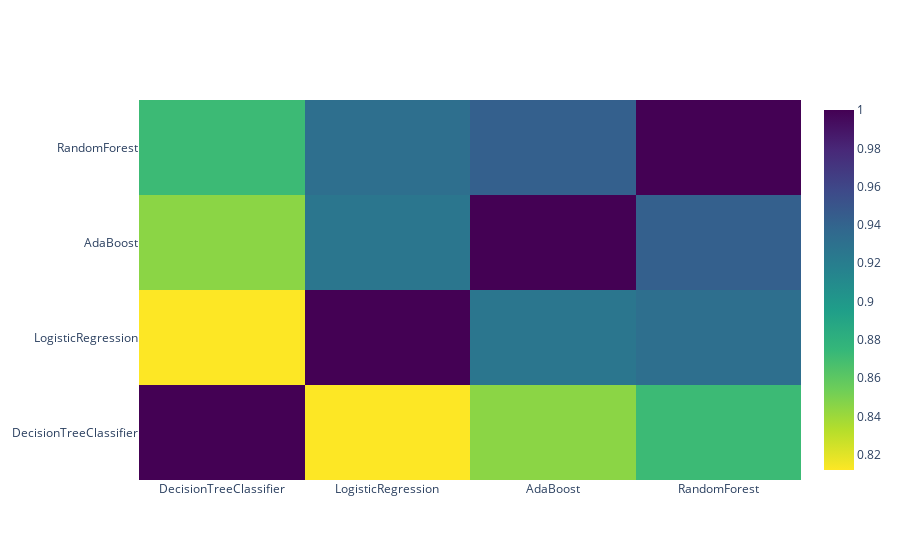

Notebook cell for this chart:
### Code cell
import plotly.offline as py
py.init_notebook_mode(connected=True)
import plotly.graph_objs as go
import plotly.tools as tls

data = [
    go.Heatmap(
        z= base_predictions_train.astype(float).corr().values ,
        x=base_predictions_train.columns.values,
        y= base_predictions_train.columns.values,
          colorscale='Viridis',
            showscale=True,
            reversescale = True
    )
]
py.iplot(data, filename='labelled-heatmap')

### Figure 1 — Plotly figure (JSON) as saved in the notebook; plotly's stock layout.template omitted (floating-point values rounded to 4 significant figures)
{"data": [{"colorscale": [[0, "#440154"], [0.1111, "#482878"], [0.2222, "#3e4989"], [0.3333, "#31688e"], [0.4444, "#26828e"], [0.5556, "#1f9e89"], [0.6667, "#35b779"], [0.7778, "#6ece58"], [0.8889, "#b5de2b"], [1, "#fde725"]], "reversescale": true, "showscale": true, "type": "heatmap", "x": ["DecisionTreeClassifier", "LogisticRegression", "AdaBoost", "RandomForest"], "y": ["DecisionTreeClassifier", "LogisticRegression", "AdaBoost", "RandomForest"], "z": [[1, 0.8121, 0.8453, 0.8723], [0.8121, 1, 0.9258, 0.9316], [0.8453, 0.9258, 1, 0.9425], [0.8723, 0.9316, 0.9425, 1]]}], "layout": {}}
